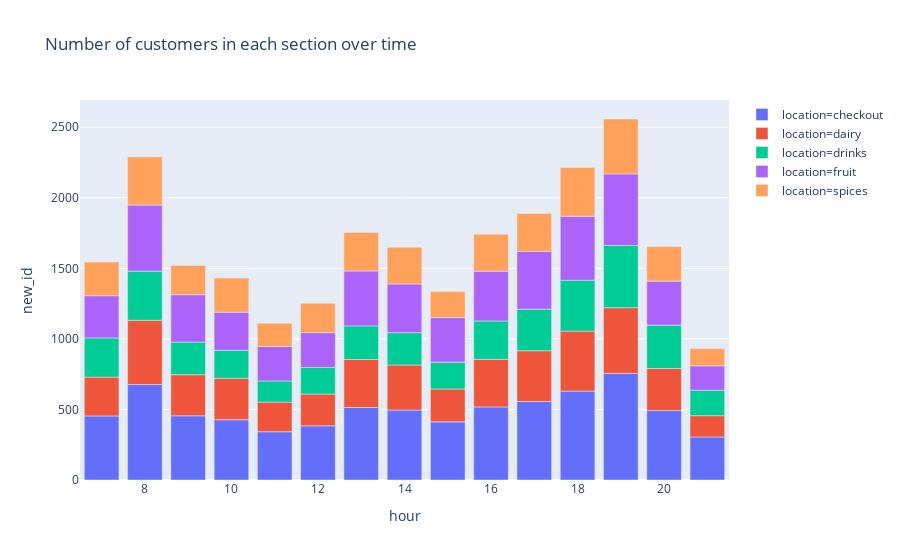

Write notebook code for a chart like this one.
### Code cell
fig = px.bar(customer_section_over_time, x= 'hour', y='new_id', color = 'location',
            title= 'Number of customers in each section over time')
fig.show()

### Figure 1 — Plotly figure (JSON) as saved in the notebook; plotly's stock layout.template omitted (floating-point values rounded to 4 significant figures)
{"data": [{"alignmentgroup": "True", "hoverlabel": {"namelength": 0}, "hovertemplate": "location=checkout<br>hour=%{x}<br>new_id=%{y}", "legendgroup": "location=checkout", "marker": {"color": "#636efa"}, "name": "location=checkout", "offsetgroup": "location=checkout", "orientation": "v", "showlegend": true, "textposition": "auto", "type": "bar", "x": [7, 8, 9, 10, 11, 12, 13, 14, 15, 16, 17, 18, 19, 20, 21], "xaxis": "x", "y": [454, 677, 455, 427, 342, 384, 514, 496, 412, 518, 556, 630, 755, 492, 305], "yaxis": "y"}, {"alignmentgroup": "True", "hoverlabel": {"namelength": 0}, "hovertemplate": "location=dairy<br>hour=%{x}<br>new_id=%{y}", "legendgroup": "location=dairy", "marker": {"color": "#EF553B"}, "name": "location=dairy", "offsetgroup": "location=dairy", "orientation": "v", "showlegend": true, "textposition": "auto", "type": "bar", "x": [7, 8, 9, 10, 11, 12, 13, 14, 15, 16, 17, 18, 19, 20, 21], "xaxis": "x", "y": [275, 455, 291, 294, 210, 225, 340, 319, 233, 337, 360, 425, 466, 298, 151], "yaxis": "y"}, {"alignmentgroup": "True", "hoverlabel": {"namelength": 0}, "hovertemplate": "location=drinks<br>hour=%{x}<br>new_id=%{y}", "legendgroup": "location=drinks", "marker": {"color": "#00cc96"}, "name": "location=drinks", "offsetgroup": "location=drinks", "orientation": "v", "showlegend": true, "textposition": "auto", "type": "bar", "x": [7, 8, 9, 10, 11, 12, 13, 14, 15, 16, 17, 18, 19, 20, 21], "xaxis": "x", "y": [278, 348, 231, 198, 150, 188, 238, 229, 190, 272, 294, 361, 441, 307, 180], "yaxis": "y"}, {"alignmentgroup": "True", "hoverlabel": {"namelength": 0}, "hovertemplate": "location=fruit<br>hour=%{x}<br>new_id=%{y}", "legendgroup": "location=fruit", "marker": {"color": "#ab63fa"}, "name": "location=fruit", "offsetgroup": "location=fruit", "orientation": "v", "showlegend": true, "textposition": "auto", "type": "bar", "x": [7, 8, 9, 10, 11, 12, 13, 14, 15, 16, 17, 18, 19, 20, 21], "xaxis": "x", "y": [299, 468, 336, 270, 244, 247, 389, 345, 316, 353, 410, 453, 507, 312, 173], "yaxis": "y"}, {"alignmentgroup": "True", "hoverlabel": {"namelength": 0}, "hovertemplate": "location=spices<br>hour=%{x}<br>new_id=%{y}", "legendgroup": "location=spices", "marker": {"color": "#FFA15A"}, "name": "location=spices", "offsetgroup": "location=spices", "orientation": "v", "showlegend": true, "textposition": "auto", "type": "bar", "x": [7, 8, 9, 10, 11, 12, 13, 14, 15, 16, 17, 18, 19, 20, 21], "xaxis": "x", "y": [238, 342, 207, 242, 165, 208, 273, 261, 184, 262, 269, 346, 389, 246, 122], "yaxis": "y"}], "layout": {"barmode": "relative", "legend": {"tracegroupgap": 0}, "title": {"text": "Number of customers in each section over time"}, "xaxis": {"anchor": "y", "domain": [0, 1], "title": {"text": "hour"}}, "yaxis": {"anchor": "x", "domain": [0, 1], "title": {"text": "new_id"}}}}
